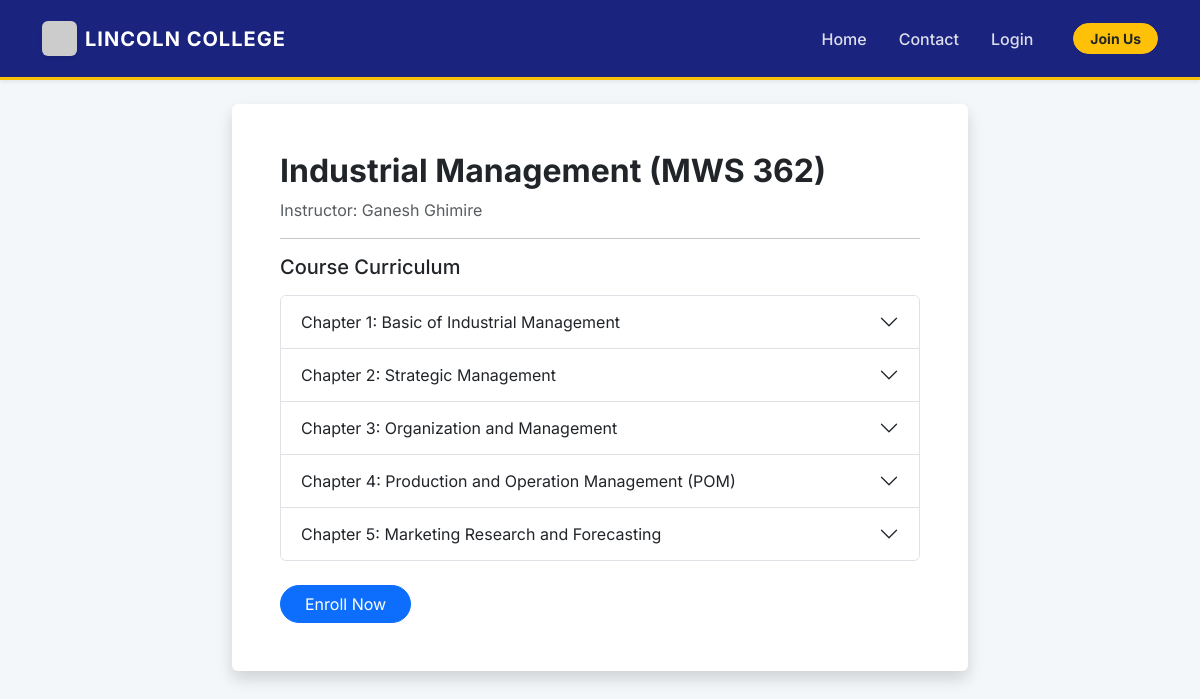
Page /course/6 on the committed database.
### app.py (models this page shows)
class Course(db.Model):
    id = db.Column(db.Integer, primary_key=True)
    title = db.Column(db.String(100), nullable=False)
    code = db.Column(db.String(20), unique=True, nullable=False)
    instructor = db.Column(db.String(100))
    year = db.Column(db.Integer, default=1) # Supports years 1-4
    description = db.Column(db.Text)
    modules = db.relationship('Module', backref='course', lazy=True, cascade="all, delete-orphan")

class Module(db.Model):
    id = db.Column(db.Integer, primary_key=True)
    course_id = db.Column(db.Integer, db.ForeignKey('course.id'), nullable=False)
    title = db.Column(db.String(100), nullable=False)

### app.py (the view)
@app.route('/course/<int:course_id>')
def course_view(course_id):
    course = Course.query.get_or_404(course_id)
    return render_template('course_view.html', course=course)

### templates/course_view.html (shortened to what this page needs)
{% extends "base.html" %}
{% block content %}
<div class="row justify-content-center">
    <div class="col-md-8">
        <div class="bg-white p-5 shadow rounded">
            <h2 class="fw-bold">{{ course.title }} ({{ course.code }})</h2>
            <p class="text-muted">Instructor: {{ course.instructor }}</p>
            <hr>
            <h5 class="mb-3">Course Curriculum</h5>
            <div class="accordion" id="acc">
                {% for m in course.modules %}
                <div class="accordion-item">
                    <h2 class="accordion-header">
                        <button class="accordion-button collapsed" data-bs-toggle="collapse" data-bs-target="#m{{m.id}}">
                            Chapter {{ loop.index }}: {{ m.title }}
                        </button>
                    </h2>
                </div>
                {% else %}
                <p class="text-muted">No chapters added yet.</p>
                {% endfor %}
            </div>
            <a href="/enroll/{{course.id}}" class="btn btn-primary mt-4 px-4 rounded-pill">Enroll Now</a>
        </div>
    </div>
</div>
{% endblock %}

### static/css/style.css (style rules this page uses)
:root { --lincoln-blue: #1a237e; --lincoln-gold: #ffc107; --bg-light: #f4f7f9; }
body { background-color: var(--bg-light); font-family: 'Inter', sans-serif; }

### rows in the picture
Course: title "Industrial Management", code "MWS 362", instructor "Ganesh Ghimire"
Module: title "Basic of Industrial Management"
Module: title "Strategic Management"
Module: title "Organization and Management"
Module: title "Production and Operation Management (POM)"
Module: title "Marketing Research and Forecasting"
